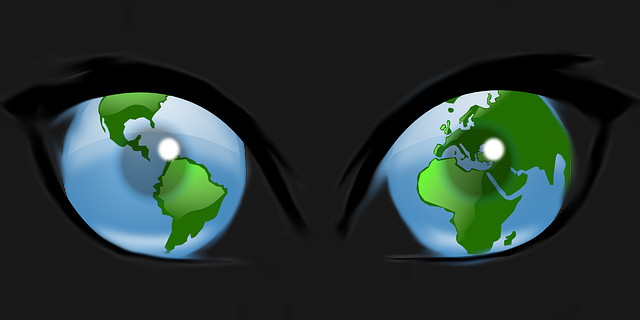
#> input picture API/CotrolStationWebApi/src/main/resources/templates/testowany/images/eyes_800.jpg, 640 x 320 px
$ python -i motiondetector.py   (imports and definitions only)
#> lines starting #> are read from the running program, lines starting #| are printed output that depends on the picture
import numpy as np
import imutils
import cv2

class MotionDetector:
    def __init__(self, accumWeight=0.5):
        self.accumWeight =accumWeight

        # inicjalizacja modelu tła
        self.bg = None

    def update(self, image):
        # jeżeli model tła jest None, metoda inicjalizuje go
        if self.bg is None:
            self.bg = image.copy().astype("float")
            return

        # wyliczenie modelu tła z image
        cv2.accumulateWeighted(image, self.bg, self.accumWeight)

    def detect(self, image, tVal=25):
        # obliczenie różnicy między modelem tła a przekazanym obrazem
        delta = cv2.absdiff(self.bg.astype("uint8"), image)

        # usuwanie szumu, to znaczy odfiltrowywania pikseli o
        # zbyt małych lub zbyt dużych wartości.
        # https://docs.opencv.org/2.4/modules/imgproc/doc/miscellaneous_transformations.html?highlight=threshold#cv2.threshold
        thresh = cv2.threshold(delta, tVal, 255, cv2.THRESH_BINARY)[1]

        # wykonuje serie wygładzań i rozprężeń obrazu w celu
        # usunięcia małych plam
        thresh = cv2.erode(thresh, None, iterations=2)
        thresh = cv2.dilate(thresh, None, iterations=2)

        # znajdywanie konturów na obrazie progowym i zainicjowanie
        # ich maksymalnych boxów regionu ruchu
        cnts = cv2.findContours(thresh.copy(), cv2.RETR_EXTERNAL, cv2.CHAIN_APPROX_SIMPLE)
        cnts = imutils.grab_contours(cnts)
        # max rozmiary ramki to nieskończoność
        (minX, minY) = (np.inf, np.inf)
        (maxX, maxY) = (-np.inf, -np.inf)

        # zwraca None jeżeli nie ma znalezionych konturów
        if len(cnts) == 0:
            return None

        for c in cnts:
            # Dla każdego konturu obliczamy obwiednię, a następnie aktualizujemy
            # nasze zmienne, znajdując współrzędne minimum i maksimum (x, y), które zmieniły się podczas ruchu
            (x, y, w, h) = cv2.boundingRect(c)
            (minX, minY) = (min(minX, x), min(minY, y))
            (maxX, maxY) = (max(maxX, x + w), max(maxY, y + h))

        return (thresh, (minX, minY, maxX, maxY))

>>> import cv2
>>> picture = cv2.imread('../../../API/CotrolStationWebApi/src/main/resources/templates/testowany/images/eyes_800.jpg', cv2.IMREAD_GRAYSCALE)
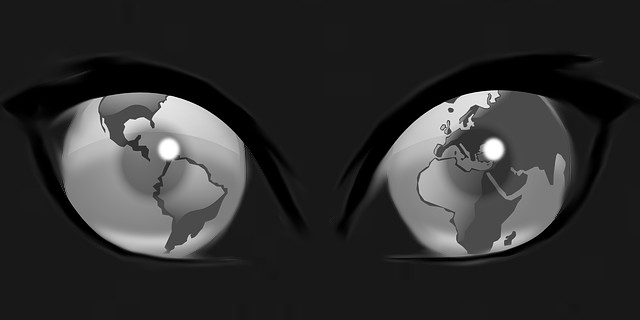
#> picture: shape (320, 640); min 0, max 255, mean 47.3
>>> result = MotionDetector().detect(picture)
#> (the run stopped early here; a loop or call above may not have finished)
